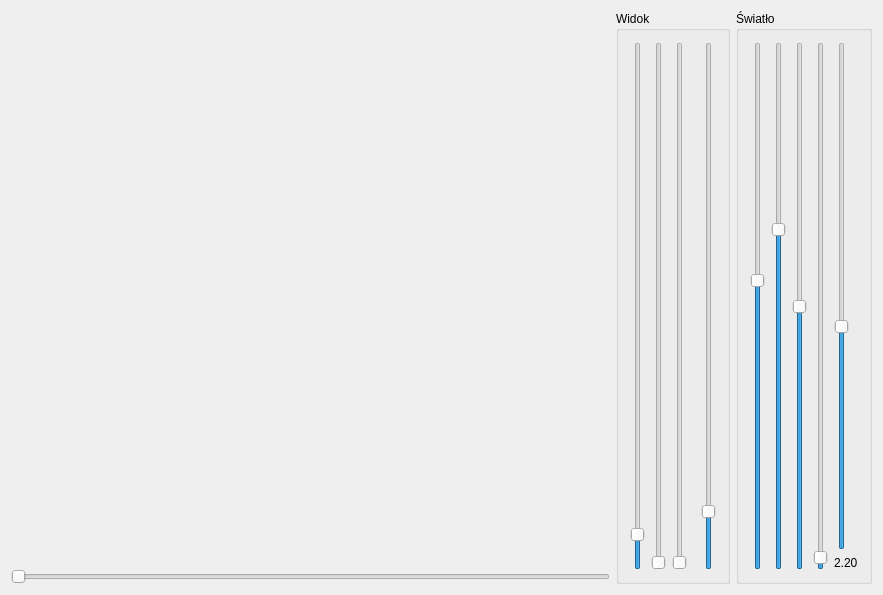
<?xml version="1.0" encoding="UTF-8"?>
<ui version="4.0">
 <class>MainWindow</class>
 <widget class="QMainWindow" name="MainWindow">
  <property name="geometry">
   <rect>
    <x>0</x>
    <y>0</y>
    <width>883</width>
    <height>595</height>
   </rect>
  </property>
  <property name="windowTitle">
   <string>MainWindow</string>
  </property>
  <widget class="QWidget" name="centralWidget">
   <layout class="QGridLayout" name="gridLayout">
    <item row="0" column="5" rowspan="2">
     <widget class="QGroupBox" name="groupBoxView">
      <property name="sizePolicy">
       <sizepolicy hsizetype="Maximum" vsizetype="Preferred">
        <horstretch>0</horstretch>
        <verstretch>0</verstretch>
       </sizepolicy>
      </property>
      <property name="title">
       <string>Widok</string>
      </property>
      <layout class="QHBoxLayout" name="horizontalLayout">
       <item>
        <widget class="QSlider" name="verticalSliderRotX">
         <property name="maximum">
          <number>3600</number>
         </property>
         <property name="value">
          <number>200</number>
         </property>
         <property name="orientation">
          <enum>Qt::Vertical</enum>
         </property>
        </widget>
       </item>
       <item>
        <widget class="QSlider" name="verticalSliderRotZ">
         <property name="maximum">
          <number>3600</number>
         </property>
         <property name="orientation">
          <enum>Qt::Vertical</enum>
         </property>
        </widget>
       </item>
       <item>
        <widget class="QSlider" name="verticalSliderRotY">
         <property name="maximum">
          <number>3600</number>
         </property>
         <property name="orientation">
          <enum>Qt::Vertical</enum>
         </property>
        </widget>
       </item>
       <item>
        <spacer name="horizontalSpacer">
         <property name="orientation">
          <enum>Qt::Horizontal</enum>
         </property>
         <property name="sizeType">
          <enum>QSizePolicy::Fixed</enum>
         </property>
         <property name="sizeHint" stdset="0">
          <size>
           <width>8</width>
           <height>20</height>
          </size>
         </property>
        </spacer>
       </item>
       <item>
        <widget class="QSlider" name="verticalSliderZoom">
         <property name="maximum">
          <number>1000</number>
         </property>
         <property name="value">
          <number>100</number>
         </property>
         <property name="orientation">
          <enum>Qt::Vertical</enum>
         </property>
        </widget>
       </item>
      </layout>
     </widget>
    </item>
    <item row="0" column="6" rowspan="2">
     <widget class="QGroupBox" name="groupBoxLight">
      <property name="sizePolicy">
       <sizepolicy hsizetype="Maximum" vsizetype="Preferred">
        <horstretch>0</horstretch>
        <verstretch>0</verstretch>
       </sizepolicy>
      </property>
      <property name="title">
       <string>Światło</string>
      </property>
      <layout class="QGridLayout" name="gridLayout_2">
       <item row="0" column="0" rowspan="2">
        <widget class="QSlider" name="verticalSliderLightX">
         <property name="minimum">
          <number>-100</number>
         </property>
         <property name="maximum">
          <number>100</number>
         </property>
         <property name="value">
          <number>10</number>
         </property>
         <property name="orientation">
          <enum>Qt::Vertical</enum>
         </property>
        </widget>
       </item>
       <item row="0" column="1" rowspan="2">
        <widget class="QSlider" name="verticalSliderLightY">
         <property name="minimum">
          <number>-100</number>
         </property>
         <property name="maximum">
          <number>100</number>
         </property>
         <property name="value">
          <number>30</number>
         </property>
         <property name="orientation">
          <enum>Qt::Vertical</enum>
         </property>
        </widget>
       </item>
       <item row="0" column="4">
        <widget class="QSlider" name="verticalSliderGamma">
         <property name="maximum">
          <number>500</number>
         </property>
         <property name="value">
          <number>219</number>
         </property>
         <property name="orientation">
          <enum>Qt::Vertical</enum>
         </property>
        </widget>
       </item>
       <item row="0" column="2" rowspan="2">
        <widget class="QSlider" name="verticalSliderLightZ">
         <property name="minimum">
          <number>-100</number>
         </property>
         <property name="maximum">
          <number>100</number>
         </property>
         <property name="orientation">
          <enum>Qt::Vertical</enum>
         </property>
        </widget>
       </item>
       <item row="1" column="4">
        <widget class="QLabel" name="label_gamma">
         <property name="text">
          <string>2.20</string>
         </property>
        </widget>
       </item>
       <item row="0" column="3" rowspan="2">
        <widget class="QSlider" name="verticalSliderLightB">
         <property name="maximum">
          <number>1000</number>
         </property>
         <property name="value">
          <number>10</number>
         </property>
         <property name="orientation">
          <enum>Qt::Vertical</enum>
         </property>
        </widget>
       </item>
      </layout>
     </widget>
    </item>
    <item row="0" column="0" colspan="3">
     <widget class="WidgetOpenGL" name="widgetOpenGL" native="true">
      <property name="minimumSize">
       <size>
        <width>200</width>
        <height>200</height>
       </size>
      </property>
     </widget>
    </item>
    <item row="1" column="0" colspan="3">
     <widget class="QSlider" name="horizontalSlider_Slider">
      <property name="maximum">
       <number>10000</number>
      </property>
      <property name="orientation">
       <enum>Qt::Horizontal</enum>
      </property>
     </widget>
    </item>
   </layout>
  </widget>
 </widget>
 <layoutdefault spacing="6" margin="11"/>
 <customwidgets>
  <customwidget>
   <class>WidgetOpenGL</class>
   <extends>QWidget</extends>
   <header location="global">widgetopengl.h</header>
   <container>1</container>
   <slots>
    <slot>v_transform()</slot>
   </slots>
  </customwidget>
 </customwidgets>
 <resources/>
 <connections/>
</ui>
